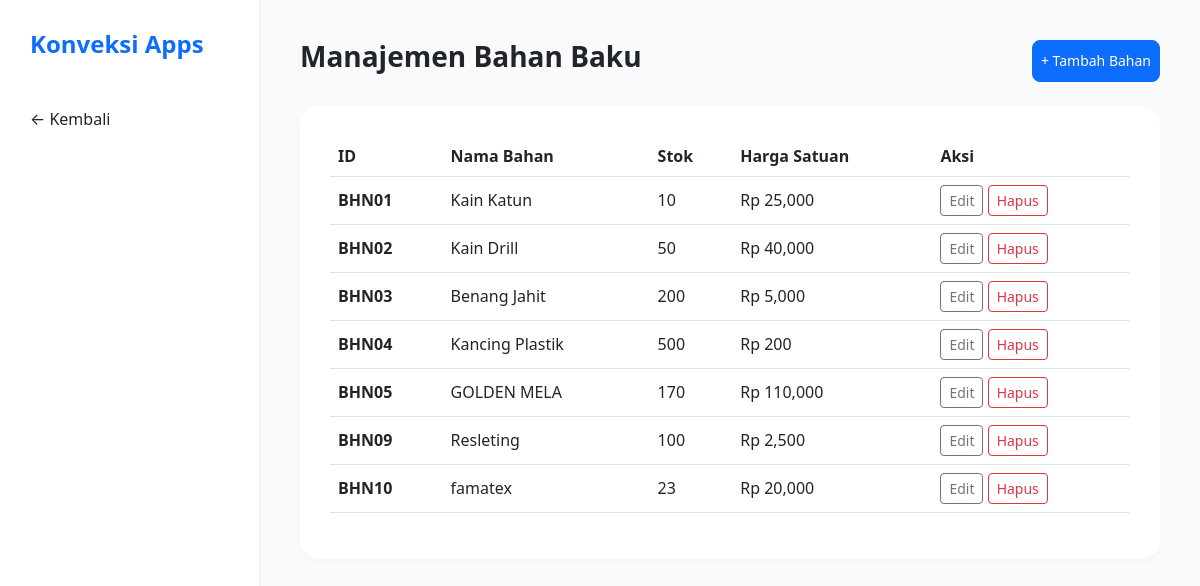
The app's page /bahan_baku.php (signed in) with its own data.
### tables this page shows
CREATE TABLE `bahan_baku` (
  `ID_BAHAN` varchar(10) NOT NULL,
  `NAMA_BAHAN` varchar(50) NOT NULL,
  `JUMLAH_STOK` int(11) NOT NULL,
  `HARGA_SATUAN` decimal(10,0) NOT NULL
);

### bahan_baku.php (the view, shortened to what this page needs)
<?php
include "../config/koneksi.php";
$query = mysqli_query($koneksi, "SELECT * FROM bahan_baku");
?>
<!DOCTYPE html>
<html lang="id">
<head>
    <link href="https://cdn.jsdelivr.net/npm/bootstrap@5.3.0/dist/css/bootstrap.min.css" rel="stylesheet">
</head>
<body>
    <div class="sidebar">
        <h4 class="text-primary fw-bold mb-5">Konveksi Apps</h4>
        <a class="text-dark text-decoration-none d-block mb-3" href="../owner/dashboard.php">← Kembali</a>
    </div>
    <div class="main-content">
        <div class="d-flex justify-content-between mb-4">
            <h3 class="fw-bold">Manajemen Bahan Baku</h3>
            <button class="btn btn-primary btn-sm rounded-3">+ Tambah Bahan</button>
        </div>
        <div class="card-table">
            <table class="table table-hover align-middle">
                <thead>
                    <tr>
                        <th>ID</th>
                        <th>Nama Bahan</th>
                        <th>Stok</th>
                        <th>Harga Satuan</th>
                        <th>Aksi</th>
                    </tr>
                </thead>
                <tbody>
                    <?php while($b = mysqli_fetch_assoc($query)) : ?>
                    <tr>
                        <td><b><?= $b['ID_BAHAN']; ?></b></td>
                        <td><?= $b['NAMA_BAHAN']; ?></td>
                        <td><?= $b['JUMLAH_STOK']; ?></td>
                        <td>Rp <?= number_format($b['HARGA_SATUAN']); ?></td>
                        <td>
                            <button class="btn btn-outline-secondary btn-sm">Edit</button>
                            <button class="btn btn-outline-danger btn-sm">Hapus</button>
                        </td>
                    </tr>
                    <?php endwhile; ?>
                </tbody>
            </table>
        </div>
    </div>
</body>
</html>

### bahan_baku.php (style rules this page uses)
.sidebar { width: 260px; height: 100vh; position: fixed; background: white; border-right: 1px solid #edf2f7; padding: 30px; }
.main-content { margin-left: 260px; padding: 40px; background: #f8fafc; min-height: 100vh; }
.card-table { background: white; border-radius: 20px; padding: 30px; box-shadow: 0 4px 6px rgba(0,0,0,0.02); }

### records on screen
bahan_baku: ID_BAHAN "BHN01", NAMA_BAHAN "Kain Katun", JUMLAH_STOK "10", HARGA_SATUAN "25,000"
bahan_baku: ID_BAHAN "BHN02", NAMA_BAHAN "Kain Drill", JUMLAH_STOK "50", HARGA_SATUAN "40,000"
bahan_baku: ID_BAHAN "BHN03", NAMA_BAHAN "Benang Jahit", JUMLAH_STOK "200", HARGA_SATUAN "5,000"
bahan_baku: ID_BAHAN "BHN04", NAMA_BAHAN "Kancing Plastik", JUMLAH_STOK "500", HARGA_SATUAN "200"
bahan_baku: ID_BAHAN "BHN05", NAMA_BAHAN "GOLDEN MELA", JUMLAH_STOK "170", HARGA_SATUAN "110,000"
bahan_baku: ID_BAHAN "BHN09", NAMA_BAHAN "Resleting", JUMLAH_STOK "100", HARGA_SATUAN "2,500"
bahan_baku: ID_BAHAN "BHN10", NAMA_BAHAN "famatex", JUMLAH_STOK "23", HARGA_SATUAN "20,000"
